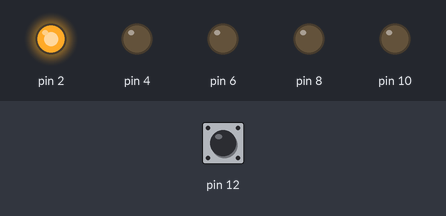
Simulated run of this sketch. Board: Arduino Uno, built with avr-gcc and run on an emulated ATmega328P. On the bench: output pins drawn as LEDs (lit = HIGH). The test bench sets the inputs (shaded band); at power-on: pin 12 HIGH.

Above: at 0.15 s.
At 1.35 s:
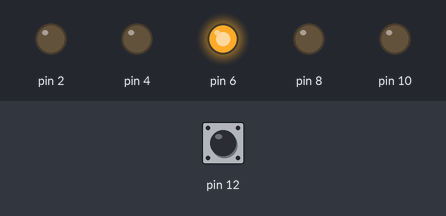
At 1.95 s:
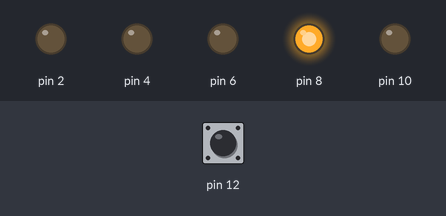
At 2.55 s:
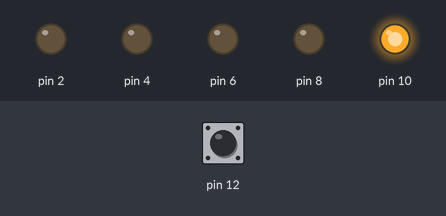
At 3.75 s:
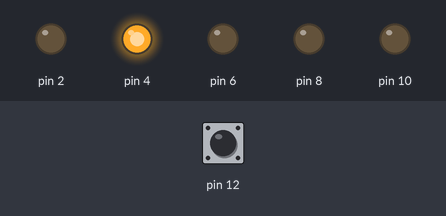
At 6.45 s:
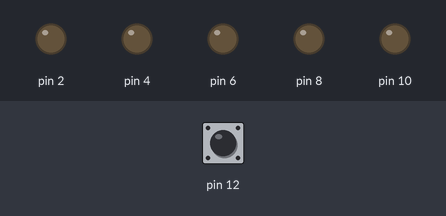
Timing chart, 0 to 6.9 s (numbered marks = the images above):
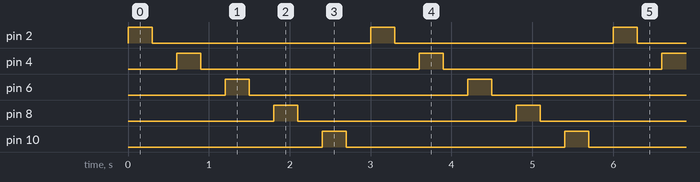

Measured:
- by itself, pin 2, pin 4, pin 6, pin 8, pin 10: alternates HIGH for 0.30 s and LOW for 2.7 s
- by itself, everything shown: repeats every 3.0 s, in 10 steps

The sketch:

reverse_switch.ino
```cpp
void setup(){
 pinMode(2,OUTPUT);
  pinMode(4,OUTPUT);
   pinMode(6,OUTPUT);
    pinMode(8,OUTPUT);
     pinMode(10,OUTPUT);
      pinMode(12,INPUT);
}
void loop(){
  byte buttonState = digitalRead(12);
  if(buttonState == LOW){
    for(int i =10 ; i>=2 ;i-=2)
    {
      digitalWrite(i,HIGH);
      delay(300);
      digitalWrite(i,LOW);
      delay(300);
    }
  }
  else{
        for(int i =2 ; i<=10 ;i+=2)
    {
      digitalWrite(i,HIGH);
      delay(300);
      digitalWrite(i,LOW);
      delay(300);
    }
  }
}
```
